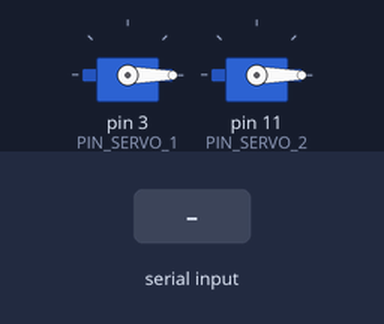
Recording of a sketch running on a simulated Arduino Uno, built with avr-gcc and run on an emulated ATmega328P. Parts: 2 × servo. The inputs (shaded band) are chosen by the test bench. What the sketch prints to the serial monitor is not drawn.

Above: at 2.2 s.
2.3 s: "~" received over Serial
At 3.2 s:
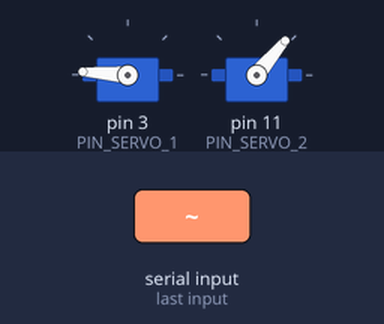
3.8 s: "$" received over Serial
At 4.3 s:
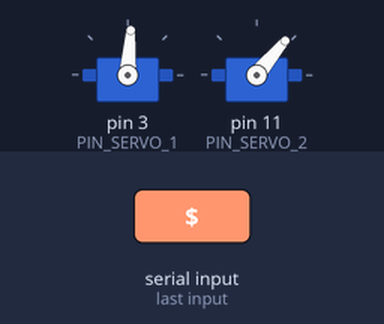
5.3 s: "1" received over Serial
At 6.7 s:
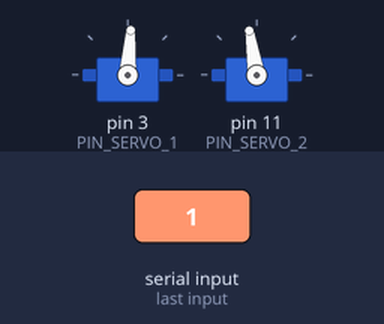
Timing chart, 0 to 8.3 s (numbered marks = the images above; inputs shaded):
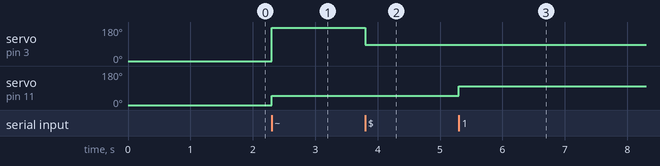

Measured:
- after the input at 2.3 s, servo on pin 3 (PIN_SERVO_1): 0° → 176° at once; servo on pin 11 (PIN_SERVO_2): 0° → 50° at once
- after the input at 3.8 s, servo on pin 3 (PIN_SERVO_1): 176° → 86° at once
- after the input at 5.3 s, servo on pin 11 (PIN_SERVO_2): 50° → 99° at once

The sketch:

vision_demo.ino
```cpp
#include <Servo.h>

#define PIN_SERVO_1 3
#define PIN_SERVO_2 11


Servo s1;
Servo s2;
char control[2] = {0, 0};
char inByte = 0;
char offset1 = 50;
char offset2 = 50;


char prevInByte = '~';
void setup() {
  s1.attach(PIN_SERVO_1);
  s2.attach(PIN_SERVO_2);
  s1.write(0);
  s2.write(0);
  Serial.begin(9600); // set the baud rate
  Serial.println("Ready"); // print "Ready" once
  delay(1000);
}

void loop() {
  if(Serial.available()){ // only send data back if data has been sent
    char inByte = Serial.read(); // read the incoming data
    //Serial.println(inByte);
    if(prevInByte == '~'){
      control[0] = inByte;
    }
    else if(prevInByte == '$'){
      control[1] = inByte;
    }
    prevInByte = inByte;
    //Serial.println(control[1]);
    s1.write(control[0]+offset1);
    s2.write(control[1]+offset2);
  }
  //s2.write(100);
  //s1.write(control[0]+offset1);


  //delay(100); // delay for 1/10 of a second
}
```
